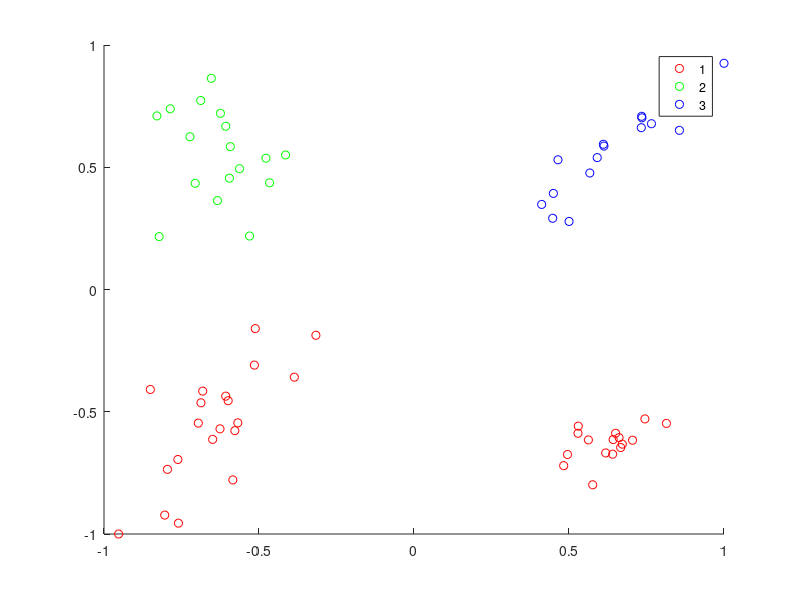

Write MATLAB code to recreate this figure. (Note: this script raises an error after producing the figure.)
clc
clear
close all

%% load data set:
load('testdataX.mat');
testX = testX';
testY = zeros(3, 100);
testY(1, find(testX(1,:) < 0 & testX(2,:) < 0)) = 1;
testY(1, find(testX(1,:) > 0 & testX(2,:) < 0)) = 1;
testY(2, find(testX(1,:) < 0 & testX(2,:) > 0)) = 1;
testY(3, find(testX(1,:) > 0 & testX(2,:) > 0)) = 1;
%% plot data:
figure()
[~, label] = max(testY);
gscatter(testX(1,1:70), testX(2,1:70), label(:,1:70), 'rgb');

%% initiate the network:
W = randn(3,2);
b = randn(3,1);
%% train W and b on "trainX" and "trainY" data
%------- write your code here:---------%
N_sample = 70;
P_matrix = testX(:,1:N_sample);
T_matrix = testY(:,1:N_sample);
index = 1;
criterion_check = 0;
while (criterion_check == 0)
    
    sample = P_matrix(:,index);
    target = T_matrix(:,index);
    
    output = hardlim(W * sample + b);
    error = target - output;
    
    W = W + error * transpose(sample);
    b = b + error;
    
    index = mod(index + 1, N_sample);
    if (index == 0)
        index = N_sample;
    end
    
    sajjad = repmat(b,1,N_sample);
    all_error = hardlim(W * P_matrix + repmat(b,1,N_sample)) - T_matrix;
    if (nnz(all_error) == 0)
        criterion_check = 1;
    end
end
%%  predict output:
y = zeros(3, 30);
for i = 1:30
    y(:,i)  = hardlim( W*(testX(:,70+i)) + b);
end
%% Evaluate by Confusion matrix:
[~, P] = max(y);
confusionmat(label(1,71:end), P)

%% plot output:
figure()
plotpv(testX(:,71:end), testY(1,71:end), [-1, 1, -1, 1])
hold on
gscatter(testX(1,71:end), testX(2,71:end), P, 'rgb');
title('predicted')
plotpc(W(1,:), b(1))
plotpc(W(2,:), b(2))
plotpc(W(3,:), b(3))
